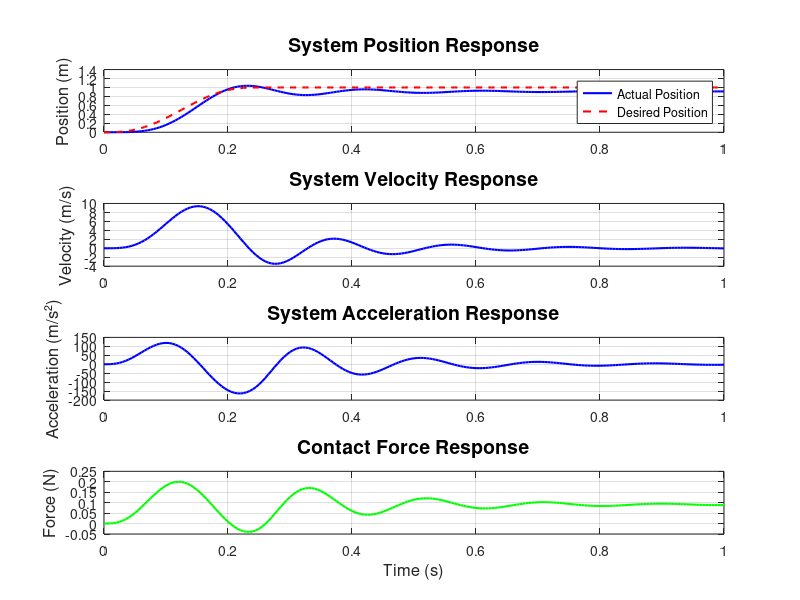

Write the MATLAB code that produced this figure. (Note: this script raises an error after producing the figure.)
%% =========================================================================
% ADMITTANCE CONTROL SIMULATION
% =========================================================================
% This script simulates an admittance control system for force-controlled
% interaction with environment. The system regulates the relationship between
% position and force by controlling the mechanical admittance.
%
% Author: [GenAbyss]
% Date: [2025.9.2]
% Version: 1.0
%
% Theory: The admittance control law is given by:
%         ẍ_f = (τ_c - τ_d - Bd·ẋ_f - Kd·x_f) / Md
%         where Md, Bd, Kd are desired mass, damping, and stiffness
% =========================================================================

%% System Parameters Configuration
% Desired mechanical admittance parameters
Md = 0.001;    % Desired mass (kg)
Bd = 0.01;     % Desired damping (N·s/m) 
Kd = 0.1;      % Desired stiffness (N/m)

% Physical system parameters
k = 1;         % Spring stiffness (N/m)
d = 1;         % Maximum displacement (m)
C_originx = 1; % Origin position of contact point (m)

% Trajectory function: 5th order polynomial for smooth motion
y = @(t) d*(640*t^3 - 3840*t^4 + 6144*t^5); % Position trajectory (m)

% Force calculation functions
tau_c = @(delta_x) k * delta_x;  % Contact force based on spring deflection
tau_d = 0;                       % Desired force (N) - set to zero for free motion

%% Initial Conditions
x_f = 0;      % Initial position (m)
dx_f = 0;     % Initial velocity (m/s)
ddx_f = 0;    % Initial acceleration (m/s²)

%% Simulation Setup
dt = 0.005;   % Time step (s)
t = 0:dt:1;   % Time vector (s)
n = length(t); % Number of simulation steps

% Data recording arrays
x_f_record = zeros(1, n);      % Position history
dx_f_record = zeros(1, n);     % Velocity history  
ddx_f_record = zeros(1, n);    % Acceleration history
tau_c_record = zeros(1, n);    % Contact force history
y_record = zeros(1, n);        % Desired position history

%% Main Simulation Loop
fprintf('Starting admittance control simulation...\n');
for i = 1:n
    % Determine desired position based on time
    if t(i) <= 0.25
        yp = y(t(i));  % Follow trajectory for first 0.25s
    else
        yp = d;        % Hold final position
    end
    
    % Calculate contact force based on spring deflection
    tau_cp = tau_c(yp - x_f);
    
    % Admittance control law implementation
    ddx_fp = ((tau_cp - tau_d) - Bd*dx_f - Kd*x_f) / Md;
    
    % Euler integration for state update
    dx_fp = dx_f + ddx_fp * dt;
    x_fp = x_f + dx_fp * dt;
    
    % Record simulation data
    x_f_record(i) = x_fp;
    dx_f_record(i) = dx_fp;
    ddx_f_record(i) = ddx_fp;
    tau_c_record(i) = tau_cp;
    y_record(i) = yp;
    
    % Update states for next iteration
    x_f = x_fp;
    dx_f = dx_fp;
    ddx_f = ddx_fp;
end
fprintf('Simulation completed successfully!\n');

%% Results Visualization
fprintf('Generating plots...\n');
figure('Name', 'Admittance Control Simulation Results', 'Position', [100, 100, 800, 600]);

% Position plot
subplot(4, 1, 1);
plot(t, x_f_record, 'b-', 'LineWidth', 1.5);
hold on;
plot(t, y_record, 'r--', 'LineWidth', 1.5);
title('System Position Response', 'FontSize', 14, 'FontWeight', 'bold');
ylabel('Position (m)', 'FontSize', 12);
legend('Actual Position', 'Desired Position', 'Location', 'best');
grid on;

% Velocity plot
subplot(4, 1, 2);
plot(t, dx_f_record, 'b-', 'LineWidth', 1.5);
title('System Velocity Response', 'FontSize', 14, 'FontWeight', 'bold');
ylabel('Velocity (m/s)', 'FontSize', 12);
grid on;

% Acceleration plot
subplot(4, 1, 3);
plot(t, ddx_f_record, 'b-', 'LineWidth', 1.5);
title('System Acceleration Response', 'FontSize', 14, 'FontWeight', 'bold');
ylabel('Acceleration (m/s²)', 'FontSize', 12);
grid on;

% Force plot
subplot(4, 1, 4);
plot(t, tau_c_record, 'g-', 'LineWidth', 1.5);
title('Contact Force Response', 'FontSize', 14, 'FontWeight', 'bold');
ylabel('Force (N)', 'FontSize', 12);
xlabel('Time (s)', 'FontSize', 12);
grid on;

% Adjust subplot spacing
sgtitle('Admittance Control System Simulation Results', 'FontSize', 16, 'FontWeight', 'bold');

%% Animation Generation
fprintf('Press ENTER to generate animated GIF...\n');
userInput = input('', 's');
close;

fprintf('Generating animated GIF...\n');
% Generate frames for animation
p = 1:3:n;  % Sample every 3rd frame for animation
q = 1;
nImages = length(p);
im = cell(1, nImages);

for i = p
    % Calculate position of controlled object (A)
    A = [x_f_record(i), 0]';
    A1 = [A(1), A(2) + 0.1]';
    A2 = [A(1) - 0.2, A(2) + 0.1]';
    A3 = [A(1) - 0.2, A(2) - 0.1]';
    A4 = [A(1), A(2) - 0.1]';
    A5 = [A(1) - 0.1, A(2) - 0.1]';
    A0 = [A(1) - 0.1, A(2)]';

    % Calculate position of reference point (C)
    C = [y_record(i) + C_originx, 0]';
    C1 = [C(1), C(2) + 0.1]';
    C2 = [C(1) + 0.2, C(2) + 0.1]';
    C3 = [C(1) + 0.2, C(2) - 0.1]';
    C4 = [C(1), C(2) - 0.1]';
    C0 = [C(1) + 0.1, C(2)]';
    
    % Calculate connection line and velocity vector
    AC = [A, C];
    dx = A5 + [dx_f_record(i)/10, 0]';  % Velocity vector (scaled 1:10)
    v = [A5, dx];

    % Create animation frame
    fig = figure('Visible', 'off');
    set(gcf, 'unit', 'normalized', 'position', [0.2, 0.0, 0.70, 0.28]);

    % Plot connection line
    plot(AC(1, :), AC(2, :), 'k-', 'LineWidth', 1);
    hold on;
    
    % Define object boundaries
    lines{1} = [A1, A2];  % Object A boundaries
    lines{2} = [A2, A3];
    lines{3} = [A3, A4];
    lines{4} = [A4, A1];
    lines{5} = [C1, C2];  % Object C boundaries
    lines{6} = [C2, C3];
    lines{7} = [C3, C4];
    lines{8} = [C4, C1];

    % Plot object boundaries
    for j = 1:length(lines)
        plot(lines{j}(1, :), lines{j}(2, :), 'b-', 'LineWidth', 2);
    end
    
    % Plot velocity vector with direction indication
    if dx(1) - A5(1) >= 0
        plot(v(1, :), v(2, :), 'r-', 'LineWidth', 2);
        plot(dx(1), dx(2), '>r', 'MarkerSize', 10, 'MarkerFaceColor', 'r');
    else
        plot(v(1, :), v(2, :), 'g-', 'LineWidth', 2);
        plot(dx(1), dx(2), '<g', 'MarkerSize', 10, 'MarkerFaceColor', 'g');
    end

    % Add labels
    text(A0(1), A0(2), 'A', 'FontSize', 16, 'FontWeight', 'bold');
    text(C0(1), C0(2), 'C', 'FontSize', 16, 'FontWeight', 'bold');

    % Configure plot appearance
    grid on;
    axis([-0.5 + x_f_record(1), C_originx + d + 0.5, -0.4, 0.4]);
    title(sprintf('Admittance Control Animation - Time: %.3f s', t(i)), ...
          'FontSize', 12, 'FontWeight', 'bold');

    % Capture frame
    frame = getframe(fig);
    im{q} = frame2im(frame);
    fprintf('Frame %d/%d completed\n', q, nImages);
    close(fig);
    q = q + 1;
end

%% GIF Generation
fprintf('Creating GIF file...\n');
filename = 'AdmittanceControl_Animation.gif';

for idx = 1:nImages
    [A, map] = rgb2ind(im{idx}, 256);
    if idx == 1
        imwrite(A, map, filename, 'gif', 'LoopCount', Inf, 'DelayTime', 0.1);
    else
        imwrite(A, map, filename, 'gif', 'WriteMode', 'append', 'DelayTime', 0.1);
    end
end

fprintf('Animation saved as: %s\n', filename);
fprintf('Admittance control simulation completed successfully!\n');